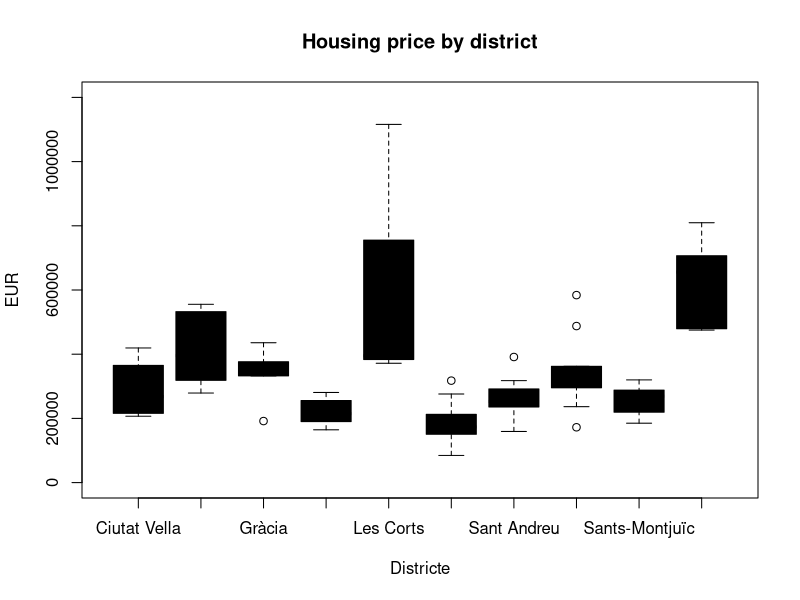
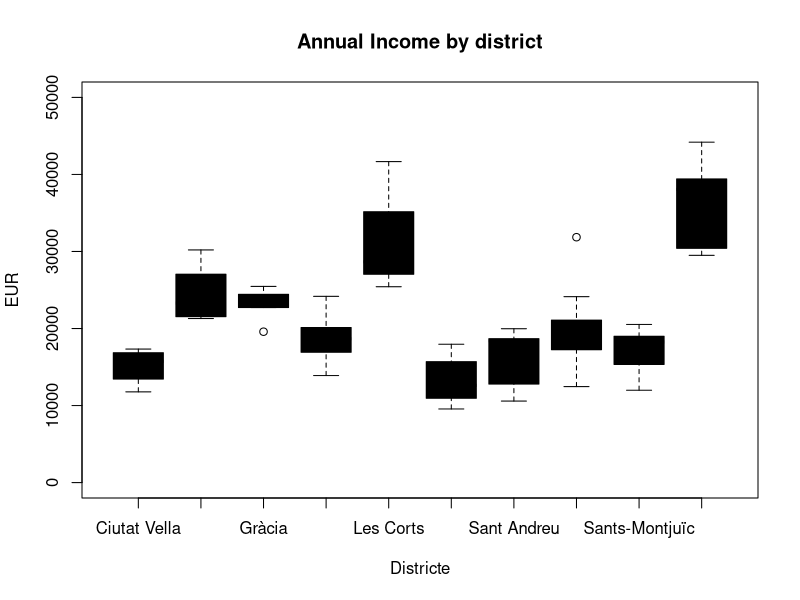
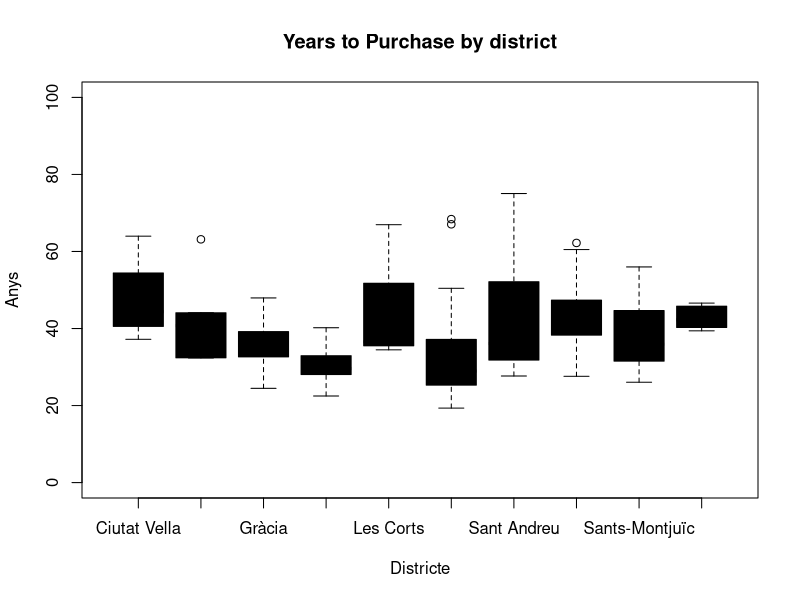

The R script that drew these images, in order:
# Iker Gonzalez

setwd("D:/iCloud/iCloudDrive/Master Big Data/Data Analytics - Teoria/Introduction R_/ExerciseIntroR")

# Block 1

#Exercise B1.1
#####
E1V = c(1:20)            #Creates list 1 to 20
E1V[2] = 20              #Swaps value 20 to position 2
E1V[20] = 2              #Swaps value 2 to position 20

#Exercise B1.2
#####
E2V = rep(c(1,2,3,NA),5)
E2V[is.na(E2V)] = mean(E2V, na.rm = TRUE)

#Exercise B1.3
#####
E3Df = data.frame(Age=c(22, 25, 18, 20), Name=c("James", "Mathew", "Olivia", "Stella"), Gender=c("M", "M", "F", "F"))


#Exercise B1.4
#####

E3Df[E3Df$Age >= 21,]

#Exercise B1.5
#####
E3Df["Adult"] = FALSE
E3Df[which(E3Df[, 1] >= 21, arr.ind=TRUE), 4] = TRUE

#Exercise B1.6
#####
data("iris")
?iris
IrisNumeric = iris[1:4]

ApplyColumnsMean = apply(IrisNumeric, 2, mean)         #Mean by columns using Apply
ApplyRowsMean = apply(IrisNumeric, 1, mean)            #Mean by rows using Apply
V1IrisTotals = rbind(cbind(IrisNumeric, Rtot = ApplyRowsMean), Ctot = c(ApplyColumnsMean, mean(ApplyColumnsMean)))   #Appending Row & Columns means to source table

rowMeans = rowMeans(IrisNumeric)          #Mean by rowMeans
columnMeans = colMeans(IrisNumeric)       #Mean by colMeans
V2IrisTotals = rbind(cbind(IrisNumeric, Rtot = rowMeans), Ctot = c(columnMeans, mean(columnMeans)))   #Appending Row & Columns means to source table

#Exercise B1.7
#####
x = IrisNumeric
ColMeanFunction = function(x) {
  return(colSums(x)/nrow(x))
}
RowMeanFunction = function(x) {
  return(rowSums(x)/ncol(x))
}

V3IrisTotals = rbind(cbind(IrisNumeric, Rtot = RowMeanFunction(x)), Ctot = c(ColMeanFunction(x), mean(ColMeanFunction(x))))   #Appending Row & Columns means to source table using user defined function


#Exercise B1.8
#####
n = 1:20
RecursiveFib = function(n) {
  if (n == 1 || n == 2) {1}
  else {
    RecursiveFib(n - 1) + RecursiveFib(n - 2)
  }
}
RecursiveFib = Vectorize(RecursiveFib)
print(RecursiveFib(n))


#Exercise B1.9
#####

# Importing Source Tables 
BcnHousingPrice = read.csv("_repository/2019_comp_vend_preu_trim.csv", header = TRUE, sep = ",")
BcnAnnualIncome = read.csv("_repository/2019_atles_renda_bruta_persona.csv", header = TRUE, sep = ",")


# General parameter setup
DataSetYear = BcnHousingPrice[1,1]
SavingsToIncomeRatio = 0.4     #Ratio of yearly income destined to save and pay house purchase in full
WorkLifeExpectancySpain = 35     # Expected work life span before retirement in Spain

# BCN Housing price clean-up: Filtering table to keep necessary observations, replacing n/a values with the global mean of Housing value & grouping values and calculating their mean by trimester & district code

BcnHousingPrice = BcnHousingPrice[BcnHousingPrice$Preu_mitja_habitatge == "Total. Milers d'euros",]
BcnHousingPrice[is.na(BcnHousingPrice$Valor), 8] = mean(BcnHousingPrice$Valor, na.rm = TRUE)
BcnHousingPrice = aggregate(BcnHousingPrice$Valor~BcnHousingPrice$Codi_Barri+BcnHousingPrice$Nom_Barri+BcnHousingPrice$Nom_Districte, list(BcnHousingPrice$Codi_Barri), FUN=mean) 

colnames(BcnHousingPrice) = c("Codi_Barri",	"Nom_Barri",	"Nom_Districte",	"Valor_finca_milers_EUR")

# BCN Annual Income clean-up: grouping values and calculating their mean by trimester & district code

BcnAnnualIncome = aggregate(BcnAnnualIncome$Import_Renda_Bruta_EUR~BcnAnnualIncome$Codi_Barri+BcnAnnualIncome$Nom_Barri+BcnAnnualIncome$Nom_Districte, list(BcnAnnualIncome$Codi_Barri), FUN=mean) 
colnames(BcnAnnualIncome) = c("Codi_Barri",	"Nom_Barri",	"Nom_Districte",	"Import_Renda_Bruta_EUR")


# Joining BCN Annual Income to BCN Housing Price
BcnHousingVsIncome = merge(BcnHousingPrice, BcnAnnualIncome, by = "Codi_Barri", all.x = TRUE)
BcnHousingVsIncome[5:6] = list(NULL)          #Dropping duplicated columns

# Adding new variables
BcnHousingVsIncome['Valor_mitja_finca_EUR'] = BcnHousingVsIncome$Valor_finca_milers_EUR * 1000
BcnHousingVsIncome[4] = list(NULL)          #Dropping initial Valor column to keep 'Valor_mitja_finca_EUR' as final reference
BcnHousingVsIncome["years_to_purchase_in_full"] = BcnHousingVsIncome[5] / (BcnHousingVsIncome[4]*SavingsToIncomeRatio)   # Total years needed to save enough money to purchase house in full


# Calculating global mean of the data set as a data frame
BcnMeans = data.frame(apply(BcnHousingVsIncome[4:6], 2, FUN = mean))
colnames(BcnMeans) = "mean"
BcnMeans = t(BcnMeans)

# Global description of the data set
BcnHousingDescription = function(param1, param2, param3, param4, param5, param6) {
  cat("In Barcelona,", param1, ",the average house/flat price was at", param3, "EUR and the average annual income was at", param2, "EUR.\n\nThis meant a person with an average income would need ", param4, "years to purchase a house in full the city.\n\n")
  cat("This is assuming %", param5*100, " of the annual income is saved to purchase a house/flat during the given period of time.\n\n")
  cat("A spanish worker is expected to work", param6, "years, meaning a worker would need to work", param4-param6, "more years than the working life expectancy to save enough money to pay in full an average priced house.\n\n This assumes income and housing price remain consistent during the given period of time and no loans are taken\n\n")
}

print(BcnHousingDescription(DataSetYear, BcnMeans[1], BcnMeans[2], BcnMeans[3], SavingsToIncomeRatio, WorkLifeExpectancySpain))


# House price boxplot chart groupped by district
plot(factor(BcnHousingVsIncome$Nom_Districte.x), BcnHousingVsIncome$Valor_mitja_finca_EUR, type = "l",col = 1, xlab = "Districte", ylab = "EUR", ylim = c(0,1200000), main = "Housing price by district")

# Annual Income boxplot chart groupped by district
plot(factor(BcnHousingVsIncome$Nom_Districte.x), BcnHousingVsIncome$Import_Renda_Bruta_EUR, type = "l", col = 1, xlab = "Districte", ylab = "EUR", ylim = c(0,50000), main = "Annual Income by district")

# Yeats to purchase boxplot chart groupped by district
plot(factor(BcnHousingVsIncome$Nom_Districte.x), BcnHousingVsIncome$years_to_purchase_in_full, type = "l",col = 1, xlab = "Districte", ylab = "Anys", ylim = c(0,100), main = "Years to Purchase by district")

